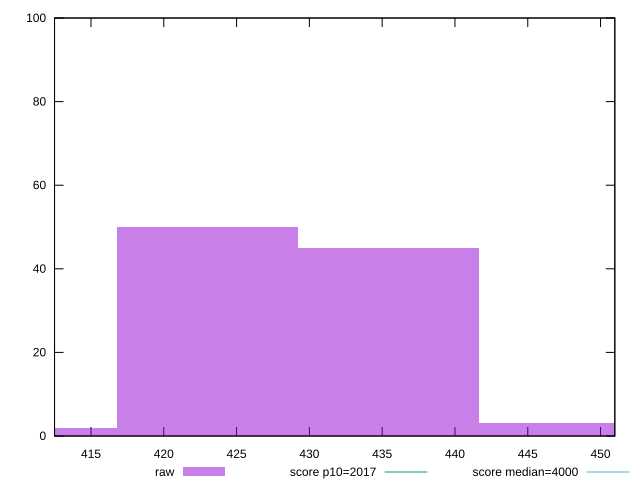

Here is the gnuplot script that generated this plot:
reset

$raw <<EOF
447.8852315853007 3
435.4439751523757 45
423.0027187194507 50
410.5614622865256 2
EOF

set key outside below
set boxwidth 12.44125643292502
set xrange [412.49599999999987:450.98]
set yrange [0:100]
set trange [0:100]
set style fill transparent solid 0.5 noborder

set parametric
set terminal svg size 640, 490 enhanced background rgb 'white'
set output "reprap/mainthread-work-breakdown/samples/pages+cached+noexternal+nojs/raw/histogram.svg"

plot $raw title "raw" with boxes, \
     2017,t title "score p10=2017", \
     4000,t title "score median=4000"

reset
